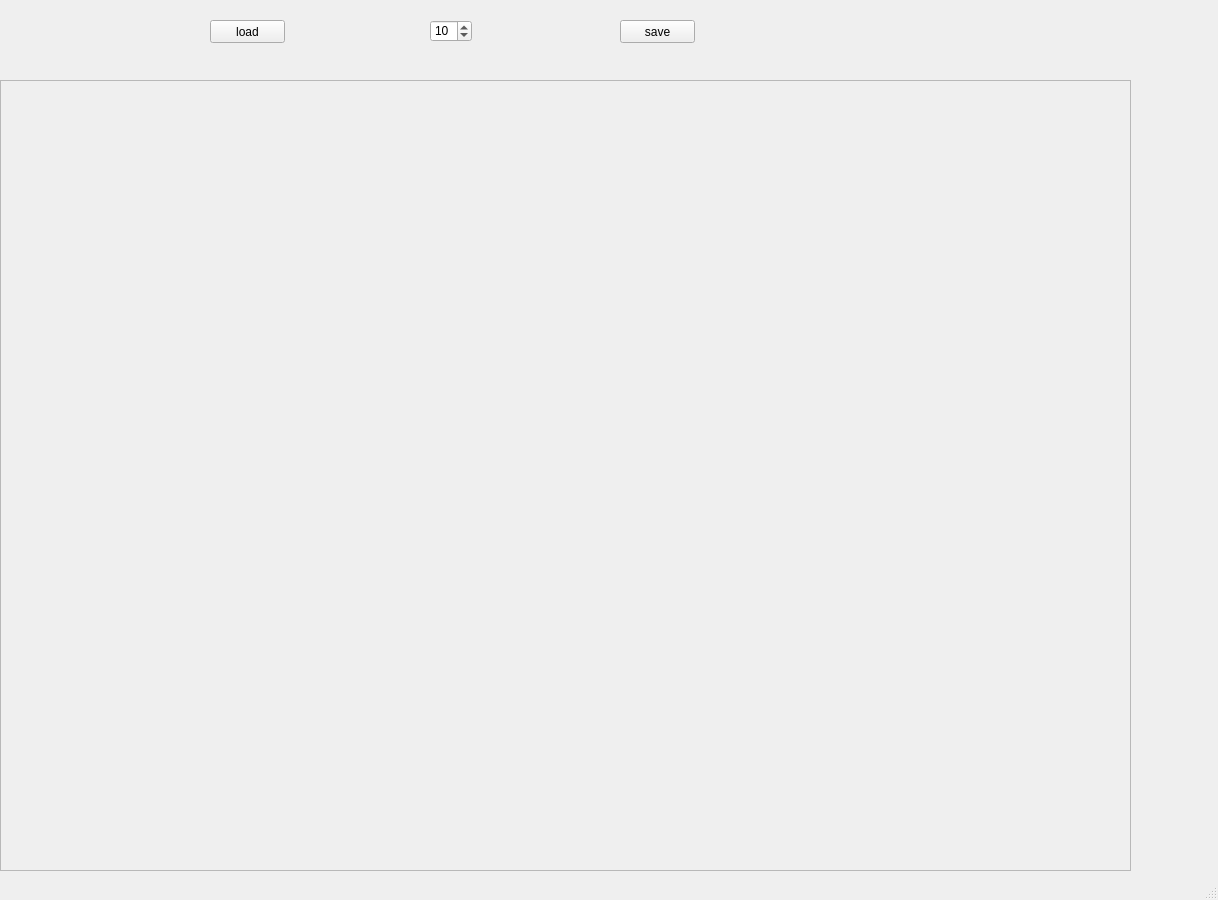
<?xml version="1.0" encoding="UTF-8"?>
<ui version="4.0">
 <class>MainWindow</class>
 <widget class="QMainWindow" name="MainWindow">
  <property name="geometry">
   <rect>
    <x>0</x>
    <y>0</y>
    <width>1218</width>
    <height>900</height>
   </rect>
  </property>
  <property name="windowTitle">
   <string>MainWindow</string>
  </property>
  <widget class="QWidget" name="centralwidget">
   <widget class="QSpinBox" name="spinBox_brush_size">
    <property name="geometry">
     <rect>
      <x>430</x>
      <y>20</y>
      <width>42</width>
      <height>22</height>
     </rect>
    </property>
    <property name="minimum">
     <number>1</number>
    </property>
    <property name="value">
     <number>10</number>
    </property>
   </widget>
   <widget class="QFrame" name="frame">
    <property name="geometry">
     <rect>
      <x>0</x>
      <y>80</y>
      <width>1131</width>
      <height>791</height>
     </rect>
    </property>
    <property name="frameShape">
     <enum>QFrame::StyledPanel</enum>
    </property>
    <property name="frameShadow">
     <enum>QFrame::Raised</enum>
    </property>
    <widget class="QWidget" name="horizontalLayoutWidget">
     <property name="geometry">
      <rect>
       <x>0</x>
       <y>0</y>
       <width>1121</width>
       <height>761</height>
      </rect>
     </property>
     <layout class="QHBoxLayout" name="horizontalLayout_figure"/>
    </widget>
   </widget>
   <widget class="QPushButton" name="pushButton_load_img">
    <property name="geometry">
     <rect>
      <x>210</x>
      <y>20</y>
      <width>75</width>
      <height>23</height>
     </rect>
    </property>
    <property name="text">
     <string>load</string>
    </property>
   </widget>
   <widget class="QPushButton" name="pushButton_save_img">
    <property name="geometry">
     <rect>
      <x>620</x>
      <y>20</y>
      <width>75</width>
      <height>23</height>
     </rect>
    </property>
    <property name="text">
     <string>save</string>
    </property>
   </widget>
  </widget>
  <widget class="QMenuBar" name="menubar">
   <property name="geometry">
    <rect>
     <x>0</x>
     <y>0</y>
     <width>1218</width>
     <height>21</height>
    </rect>
   </property>
  </widget>
  <widget class="QStatusBar" name="statusbar"/>
 </widget>
 <resources/>
 <connections/>
</ui>
